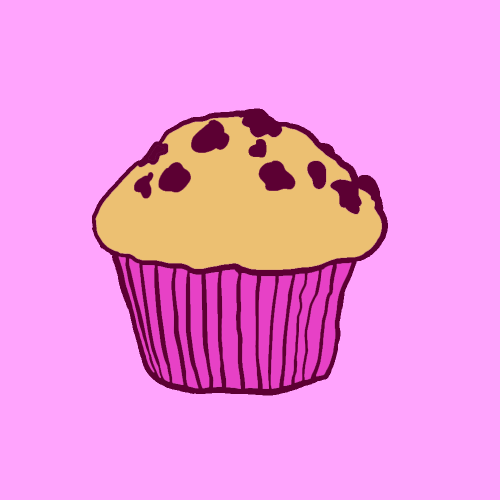
#> input picture imgconverter/cranberrymuffin.png, 1000 x 1000 px (shown at 1/2 size)
$ python img2ascii.py cranberrymuffin.png
#> lines starting #> are read from the running program, lines starting #| are printed output that depends on the picture
import argparse
from PIL import Image
import numpy as np
import os

# ASCII characters from darkest to lightest
ASCII_CHARS = "@%#*+=-:. "

def image_to_ascii(image_path='./imgconverter/cranberrymuffin.png', width=100):
    # Open the image
#> called with image_path = 'cranberrymuffin.png', width = 100
    img = Image.open(image_path)
#> img is the input picture: PIL image 1000x1000 RGB; mean R, G, B 240.1, 149.4, 220.3

    # Convert to grayscale
    img = img.convert("L")
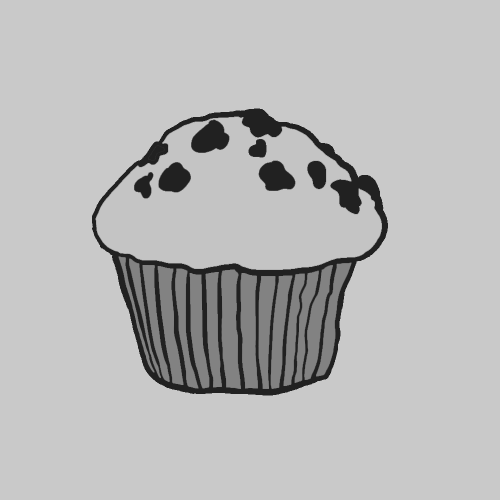
#> img: PIL image 1000x1000 L (shown at 1/2 size); min 33, max 201, mean 184.3

    # Calculate new height to maintain aspect ratio
    aspect_ratio = img.height / img.width
#> aspect_ratio = 1
    new_height = int(width * aspect_ratio * 0.55)  # Adjusting for font aspect ratio
#> new_height = 55

    # Resize image
    img = img.resize((width, new_height))
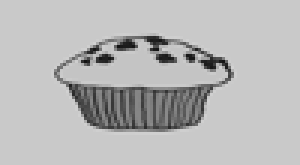
#> img: PIL image 100x55 L (shown 3 times larger); min 18, max 210, mean 184.3

    # Convert image pixels to ASCII characters
    pixels = np.array(img)
    ascii_art = "\r\n".join(
        "".join(ASCII_CHARS[pixel // 32] for pixel in row) for row in pixels
    )

    return ascii_art

if __name__ == "__main__":
    parser = argparse.ArgumentParser(description="Convert an image to ASCII art")
    parser.add_argument("image_path", type=str, help="Path to the image file")
    parser.add_argument("--width", type=int, default=100, help="Width of the ASCII output")
    args = parser.parse_args()

    ascii_output = image_to_ascii(args.image_path, args.width)
    print(ascii_output)
